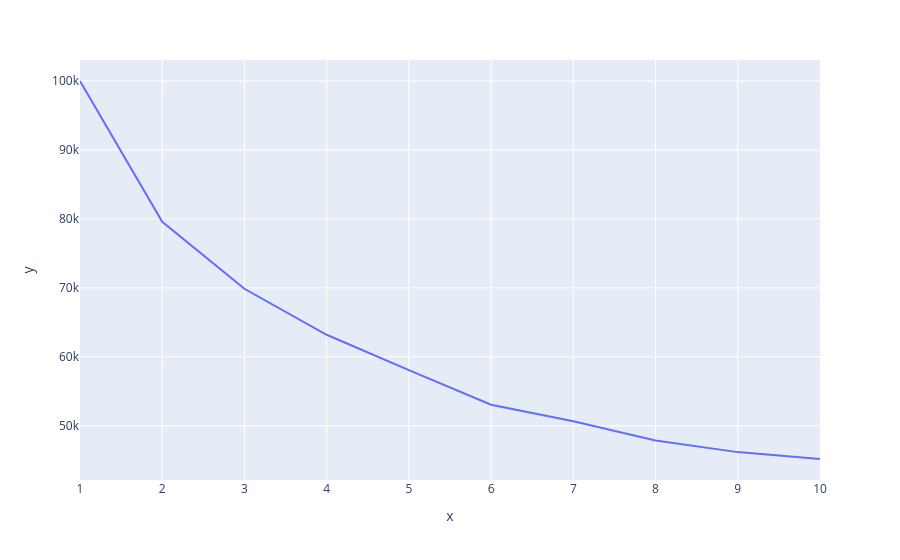

Notebook code cell kept with this figure:
### Code cell
fig = px.line(x=range(1, 11), y=wcss)
fig.show()

### Figure 1 — Plotly figure (JSON) as saved in the notebook; plotly's stock layout.template omitted (floating-point values rounded to 4 significant figures)
{"data": [{"hovertemplate": "x=%{x}<br>y=%{y}<extra></extra>", "legendgroup": "", "line": {"color": "#636efa", "dash": "solid"}, "marker": {"symbol": "circle"}, "mode": "lines", "name": "", "orientation": "v", "showlegend": false, "type": "scatter", "x": [1, 2, 3, 4, 5, 6, 7, 8, 9, 10], "xaxis": "x", "y": [100000.0, 79590.0, 69860.0, 63190.0, 58070.0, 53060.0, 50640.0, 47870.0, 46180.0, 45180.0], "yaxis": "y"}], "layout": {"legend": {"tracegroupgap": 0}, "margin": {"t": 60}, "xaxis": {"anchor": "y", "domain": [0, 1], "title": {"text": "x"}}, "yaxis": {"anchor": "x", "domain": [0, 1], "title": {"text": "y"}}}}
